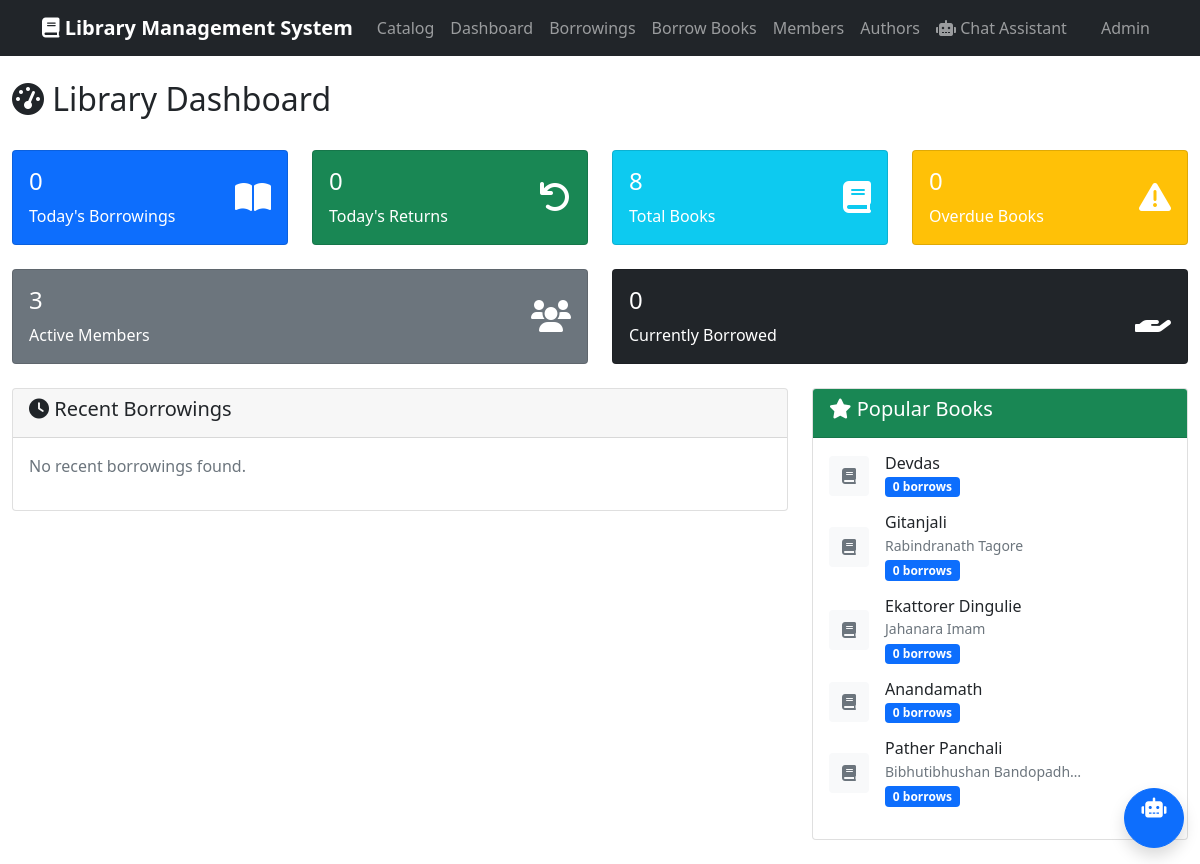
/dashboard/, run on the app's committed database.
### stall/models.py (models this page shows, shortened)
class Book(models.Model):
    LANGUAGE_CHOICES = [
        ('en', 'English'),
        ('bn', 'Bengali'),
        ('hi', 'Hindi'),
        ('ur', 'Urdu'),
        ('ar', 'Arabic'),
        ('fr', 'French'),
        ('es', 'Spanish'),
        ('other', 'Other'),
    ]
    title = models.CharField(max_length=200)
    authors = models.ManyToManyField(Author, related_name='books')
    category = models.ForeignKey(Category, on_delete=models.CASCADE)
    publisher = models.ForeignKey(Publisher, on_delete=models.CASCADE, blank=True, null=True)
    isbn = models.CharField(max_length=13, unique=True, blank=True, null=True)
    publication_date = models.DateField(blank=True, null=True)
    pages = models.PositiveIntegerField(blank=True, null=True)
    language = models.CharField(max_length=10, choices=LANGUAGE_CHOICES, default='en')
    description = models.TextField(blank=True)
    cover_image = models.ImageField(upload_to='book_covers/', blank=True, null=True)
    is_available = models.BooleanField(default=True)
    price = models.DecimalField(max_digits=8, decimal_places=2, blank=True, null=True, help_text="Book price for reference")
    created_at = models.DateTimeField(auto_now_add=True)
    updated_at = models.DateTimeField(auto_now=True)
    @property
    def author_names(self):
        return ", ".join([author.full_name for author in self.authors.all()])

class Author(models.Model):
    first_name = models.CharField(max_length=100)
    last_name = models.CharField(max_length=100)
    birth_date = models.DateField(blank=True, null=True)
    biography = models.TextField(blank=True)
    nationality = models.CharField(max_length=100, blank=True)
    created_at = models.DateTimeField(auto_now_add=True)
    @property
    def full_name(self):
        return f"{self.first_name} {self.last_name}"

### stall/views.py (the view)
# urls.py: path('dashboard/', views.dashboard, name='dashboard'),
def dashboard(request):
    today = timezone.now().date()
    today_borrowings = BorrowRecord.objects.filter(borrow_date=today)
    today_returns = BorrowRecord.objects.filter(return_date=today)
    total_books = Book.objects.count()
    total_members = Member.objects.filter(is_active=True).count()
    active_borrowings = BorrowRecord.objects.filter(return_date__isnull=True).count()
    overdue_books = BorrowRecord.objects.filter(
        return_date__isnull=True,
        due_date__lt=today
    ).count()
    popular_books = Book.objects.annotate(
        borrow_count=Count('borrowrecord')
    ).order_by('-borrow_count')[:5]
    recent_borrowings = BorrowRecord.objects.all().select_related('member', 'book')[:5]
    context = {
        'today_borrowings_count': today_borrowings.count(),
        'today_returns_count': today_returns.count(),
        'total_books': total_books,
        'total_members': total_members,
        'active_borrowings': active_borrowings,
        'overdue_books': overdue_books,
        'popular_books': popular_books,
        'recent_borrowings': recent_borrowings
    }
    return render(request, 'stall/dashboard.html', context)

### stall/templates/stall/dashboard.html (shortened to what this page needs)
{% extends 'stall/base.html' %}
{% block content %}
<div class="row mb-4">
    <div class="col-12">
        <h2><i class="fas fa-tachometer-alt"></i> Library Dashboard</h2>
    </div>
</div>
<div class="row mb-4">
    <div class="col-md-3">
        <div class="card text-white bg-primary">
            <div class="card-body">
                <div class="d-flex justify-content-between">
                    <div>
                        <h4>{{ today_borrowings_count }}</h4>
                        <p class="mb-0">Today's Borrowings</p>
                    </div>
                    <div class="align-self-center">
                        <i class="fas fa-book-open fa-2x"></i>
                    </div>
                </div>
            </div>
        </div>
    </div>
    <div class="col-md-3">
        <div class="card text-white bg-success">
            <div class="card-body">
                <div class="d-flex justify-content-between">
                    <div>
                        <h4>{{ today_returns_count }}</h4>
                        <p class="mb-0">Today's Returns</p>
                    </div>
                    <div class="align-self-center">
                        <i class="fas fa-undo fa-2x"></i>
                    </div>
                </div>
            </div>
        </div>
    </div>
    <div class="col-md-3">
        <div class="card text-white bg-info">
            <div class="card-body">
                <div class="d-flex justify-content-between">
                    <div>
                        <h4>{{ total_books }}</h4>
                        <p class="mb-0">Total Books</p>
                    </div>
                    <div class="align-self-center">
                        <i class="fas fa-book fa-2x"></i>
                    </div>
                </div>
            </div>
        </div>
    </div>
    <div class="col-md-3">
        <div class="card text-white bg-warning">
            <div class="card-body">
                <div class="d-flex justify-content-between">
                    <div>
                        <h4>{{ overdue_books }}</h4>
                        <p class="mb-0">Overdue Books</p>
                    </div>
                    <div class="align-self-center">
                        <i class="fas fa-exclamation-triangle fa-2x"></i>
                    </div>
                </div>
            </div>
        </div>
    </div>
</div>
<div class="row mb-4">
    <div class="col-md-6">
        <div class="card text-white bg-secondary">
            <div class="card-body">
                <div class="d-flex justify-content-between">
                    <div>
                        <h4>{{ total_members }}</h4>
                        <p class="mb-0">Active Members</p>
                    </div>
                    <div class="align-self-center">
                        <i class="fas fa-users fa-2x"></i>
                    </div>
                </div>
            </div>
        </div>
    </div>
    <div class="col-md-6">
        <div class="card text-white bg-dark">
            <div class="card-body">
                <div class="d-flex justify-content-between">
                    <div>
                        <h4>{{ active_borrowings }}</h4>
                        <p class="mb-0">Currently Borrowed</p>
                    </div>
                    <div class="align-self-center">
                        <i class="fas fa-hand-holding fa-2x"></i>
                    </div>
                </div>
            </div>
        </div>
    </div>
</div>
<div class="row">
    <div class="col-md-8">
        <div class="card">
            <div class="card-header">
                <h5><i class="fas fa-clock"></i> Recent Borrowings</h5>
            </div>
            <div class="card-body">
                {% if recent_borrowings %}
                    <div class="table-responsive">
                        <table class="table table-hover">
                            <thead>
                                <tr>
                                    <th>Book</th>
                                    <th>Member</th>
                                    <th>Borrow Date</th>
                                    <th>Due Date</th>
                                    <th>Status</th>
                                </tr>
                            </thead>
                            <tbody>
                                {% for borrow in recent_borrowings %}
                                    <tr>
                                        <td>
                                            <strong>{{ borrow.book.title }}</strong><br>
                                            <small class="text-muted">{{ borrow.book.author_names }}</small>
                                        </td>
                                        <td>{{ borrow.member.full_name }}</td>
                                        <td>{{ borrow.borrow_date|date:"M d, Y" }}</td>
                                        <td>{{ borrow.due_date|date:"M d, Y" }}</td>
                                        <td>
                                            <span class="badge
                                                {% if borrow.status == 'borrowed' %}bg-primary
                                                {% elif borrow.status == 'returned' %}bg-success
                                                {% elif borrow.status == 'overdue' %}bg-danger
                                                {% else %}bg-warning{% endif %}">
                                                {{ borrow.get_status_display }}
                                            </span>
                                        </td>
                                    </tr>
                                {% endfor %}
                            </tbody>
                        </table>
                    </div>
                {% else %}
                    <p class="text-muted">No recent borrowings found.</p>
                {% endif %}
            </div>
        </div>
    </div>
    <div class="col-md-4">
        <div class="card">
            <div class="card-header bg-success text-white">
                <h5><i class="fas fa-star"></i> Popular Books</h5>
            </div>
            <div class="card-body">
                {% if popular_books %}
                    {% for book in popular_books %}
                        <div class="d-flex align-items-center mb-3">
                            <div class="flex-shrink-0">
                                {% if book.cover_image %}
                                    <img src="{{ book.cover_image.url }}" alt="{{ book.title }}" style="width: 40px; height: 40px; object-fit: cover;" class="rounded">
                                {% else %}
                                    <div class="bg-light rounded d-flex align-items-center justify-content-center" style="width: 40px; height: 40px;">
                                        <i class="fas fa-book text-muted"></i>
                                    </div>
                                {% endif %}
                            </div>
                            <div class="flex-grow-1 ms-3">
                                <h6 class="mb-0">{{ book.title|truncatechars:30 }}</h6>
                                <small class="text-muted">{{ book.author_names|truncatechars:25 }}</small>
                                <div>
                                    <span class="badge bg-primary">{{ book.borrow_count }} borrows</span>
                                </div>
                            </div>
                        </div>
                    {% endfor %}
                {% else %}
                    <p class="text-success"><i class="fas fa-info-circle"></i> No borrowing data yet!</p>
                {% endif %}
            </div>
        </div>
    </div>
</div>
{% endblock %}

### data on the page
Book: title "Devdas", borrow_count "0"
Book: title "Gitanjali", author_names "Rabindranath Tagore", borrow_count "0"
Book: title "Ekattorer Dingulie", author_names "Jahanara Imam", borrow_count "0"
Book: title "Anandamath", borrow_count "0"
Book: title "Pather Panchali", author_names "Bibhutibhushan Bandopadh…", borrow_count "0"

### other printed values
{{ today_borrowings_count }} "0"
{{ today_returns_count }} "0"
{{ total_books }} "8"
{{ overdue_books }} "0"
{{ total_members }} "3"
{{ active_borrowings }} "0"
